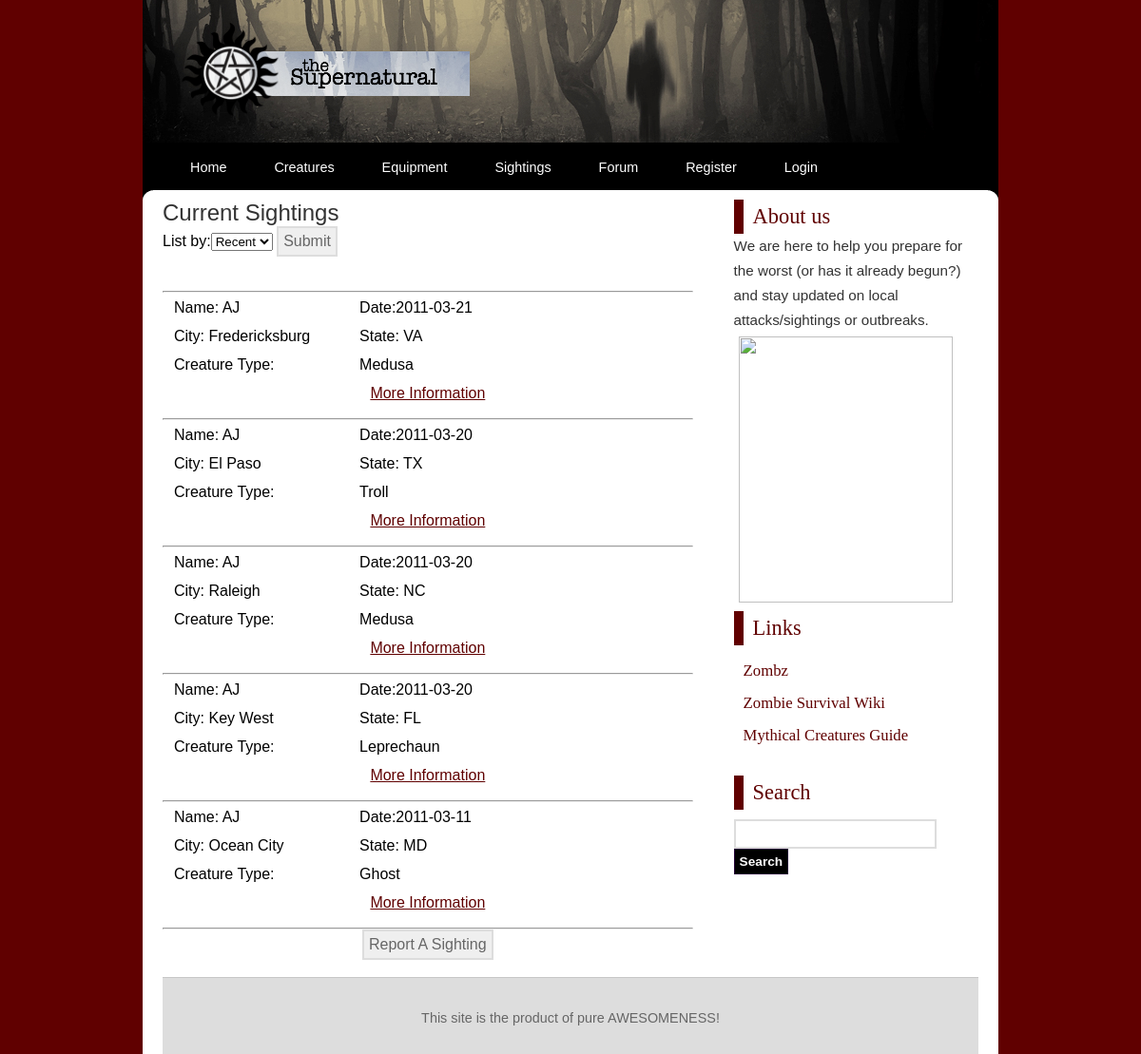
Page /list.php on the committed database.
### tables this page shows
CREATE TABLE IF NOT EXISTS `sightings` (
  `id` int(11) NOT NULL AUTO_INCREMENT,
  `name` varchar(50) NOT NULL default 'John Doe',
  `date` date NOT NULL,
  `city` varchar(50) NOT NULL default 'Not Listed',
  `state` varchar(2) NOT NULL,
  `experience` longtext NOT NULL,
  `action` longtext NOT NULL,
  PRIMARY KEY (`id`),
  INDEX (`name`, `date`, `city`, `state`)
);

CREATE TABLE IF NOT EXISTS `creatureBio` (
  `id` int(11) NOT NULL AUTO_INCREMENT,
  `name` varchar(12) NOT NULL,
  `food` varchar(50) NOT NULL,
  `locale` varchar(50) NOT NULL,
  `weakness` longtext NOT NULL,
  `powers` longtext NOT NULL,
  `pic` blob,
  PRIMARY KEY (`id`)
);

### list.php (the view, shortened to what this page needs)
<!DOCTYPE html PUBLIC "-//W3C//DTD XHTML 1.0 Strict//EN" "http://www.w3.org/TR/xhtml1/DTD/xhtml1-strict.dtd">
<html xmlns="http://www.w3.org/1999/xhtml">
<head>
<link rel="stylesheet" href="styles.css" type="text/css" />
</head>
<body>
<?php
   include('header.php');
?>
<div id="wrap">
	<div class="pagewrapper">
		<div class="innerpagewrapper">
			<div class="page">
				<div class="content">
					<h3>Current Sightings</h3>
<form method="post" action="list.php">
List by:<select name="listBy">
			<option value="Recent">Recent</option>
		</select>
<input type="submit" value="Submit" />
</form>
<br/>
<?php
include ('db_connect.php');
$listBy= $_POST['listBy'];
if($listBy=='City'){
$query = "SELECT * FROM sightings ORDER BY city ASC";
}
else if($listBy=='State'){
$query = "SELECT * FROM sightings ORDER BY state ASC";
}
else{
$query = "SELECT * FROM sightings ORDER BY date DESC";
}
$result = mysqli_query($db, $query)or die("Error Querying Database");
echo"<br/><hr/>";
   while($row = mysqli_fetch_array($result))
    {
	$sid=$row['id'];
	$query="SELECT * FROM creatureToSight WHERE sightingId='$sid'";
	$result1= mysqli_query($db, $query)or die("Error Querying Database");
	$row2= mysqli_fetch_array($result1);
	$cid=$row2['creatureId'];
	$query2="SELECT * FROM creatureBio WHERE id='$cid'";
	$result2= mysqli_query($db, $query2)or die("Error Querying Database");
	$row3= mysqli_fetch_array($result2);
	echo"<table>";
    echo "<tr><td width=\"35%\">Name: " . $row['name'] . "</td><td width=\"65%\">Date:" . $row['date'] . "</td></tr>";
	echo "<tr><td>City: " . $row['city'] . "</td><td>State: " . $row['state'] . "</td></tr>";
	echo "<tr><td>Creature Type: </td><td>" . $row3['name'] . "</td></tr>";
	echo "<tr><td colspan=2><center><a href=sightingViewer.php?id=" . $row['id'] . ">More Information</a></center></td></tr>";
	echo "</table>";
	echo"<hr/>";
    }
?>
						<center>
						<form method="post" action="report.php">
					    <input type="submit" value="Report A Sighting" />
					    </form>
						</center>
						<br/>
				</div>
			</div>
		</div>
	</div>
</div>
</body>
</html>

### styles.css (style rules this page uses)
* { margin:0; padding:0; }
body { background:#600000 none repeat-x scroll top left; margin:0 auto; padding:0; font-family:Arial, Helvetica, sans-serif; width: 1000px; }
div#wrap { width:90%; margin:0 auto; padding:0 10px; }
div.centerimg { margin:0 auto; padding:5px; }
h3 { font-size:1.5em; font-family:'Lucida Sans Unicode','Lucida Grande',verdana,sans-serif; font-weight:normal; color:#333333; }
h4 { color:#600000 ; font-family:Georgia, "Times New Roman", Times, serif; font-size:1.4em; font-weight:normal; padding:5px 5px 5px 10px; border-left:10px solid #600000 ; }
p { margin-bottom:102x; line-height:1.7em; font-size:0.95em; color:#333333; }
ul { padding:0 0 20px 35px; }
form input, form textarea { border:2px solid #dddddd; padding:5px; color:#666666; font-family:Arial, Helvetica, sans-serif; font-size:1.0em; }
form input.formbutton { background:#000000; // url('images/navbg.jpg') repeat-x scroll bottom left; color:#ffffff; font-size:0.9em; border:1px solid #220033; font-weight:bold; font-family:Verdana, Arial, Helvetica, sans-serif; }
table { width:100%; margin-bottom:10px; }
table tr th, table tr td { padding:5px 10px; }
a { color:#600000 ; }
div.pagewrapper { margin:0 auto; background:#ffffff url('images/content-bg-right2.png') no-repeat scroll top right; }
div.innerpagewrapper { background:#ffffff url('images/content-bg-left2.png') no-repeat scroll top left; margin:0 11px 0 0; }
div.page { margin:0 0 0 11px; background-color:#ffffff; padding:10px 10px 0 10px; }
div.page ul { list-style:square; font-size:0.95em; }
div.page ul li { padding:3px 0; }
div.content { width:65%; float:left; }
div.sidebar { width:30%; float:right; }
div.sidebar ul { list-style:none; padding:10px 10px 25px 10px; }
div.sidebar ul li { padding:7px 0; }
div.sidebar ul li a { font-family:Georgia, "Times New Roman", Times, serif; text-decoration:none; font-size:1.1em; }
div.footer { clear:both; margin-top:10px; border-top:1px solid #c6c6c6; background:#dddddd url('images/footerbg.png') repeat-x scroll bottom left; height:80px; }
div.footer p { text-align:center; color:#666666; padding-top:30px; font-size:0.9em; font-family:"Trebuchet MS", Verdana, Arial; }
form.searchform { padding-top:10px; }

### rows in the picture
sightings: name "AJ", date "2011-03-21", city "Fredericksburg", state "VA", creaturebio.name "Medusa"
sightings: name "AJ", date "2011-03-20", city "El Paso", state "TX", creaturebio.name "Troll"
sightings: name "AJ", date "2011-03-20", city "Raleigh", state "NC", creaturebio.name "Medusa"
sightings: name "AJ", date "2011-03-20", city "Key West", state "FL", creaturebio.name "Leprechaun"
sightings: name "AJ", date "2011-03-11", city "Ocean City", state "MD", creaturebio.name "Ghost"
